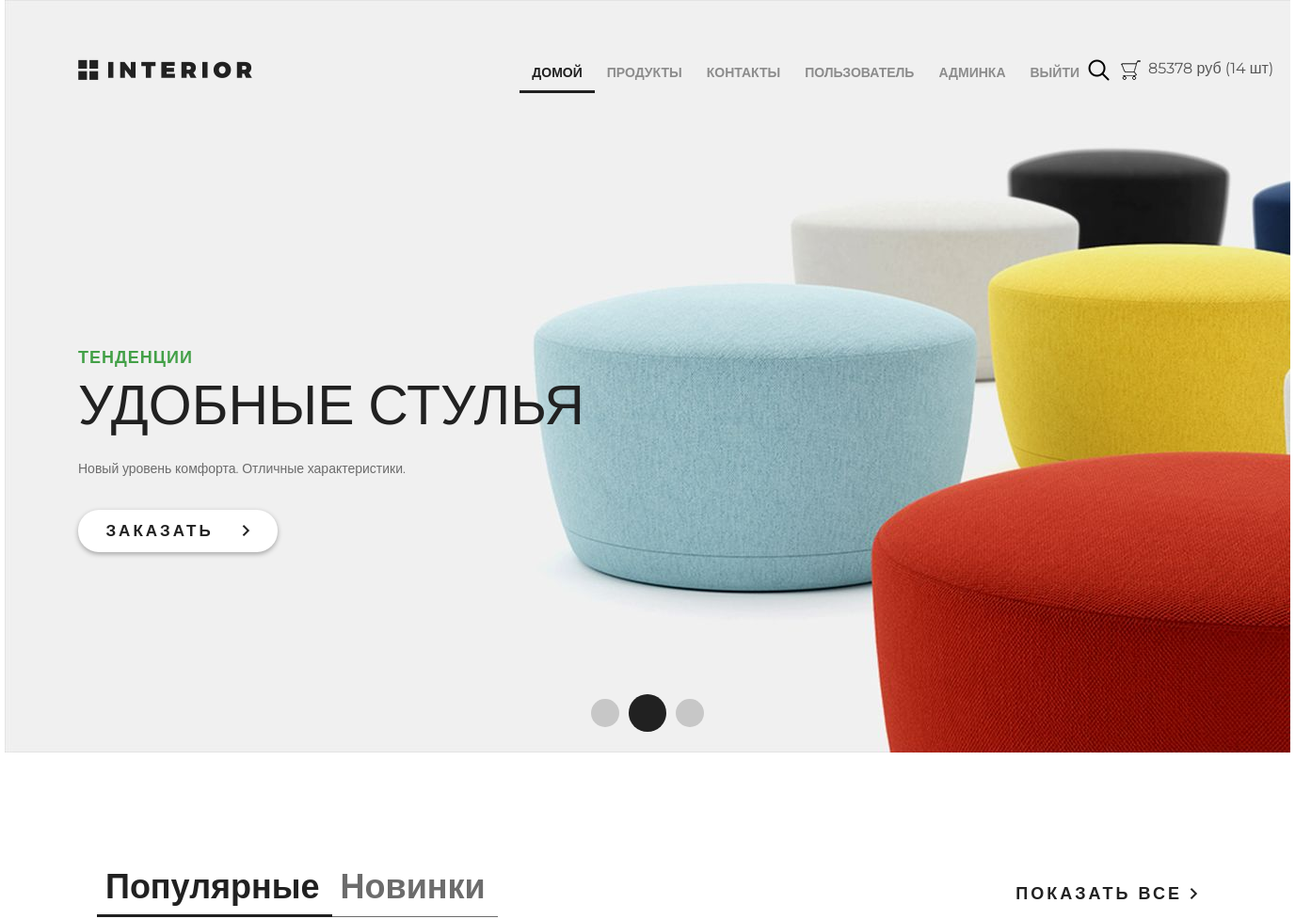
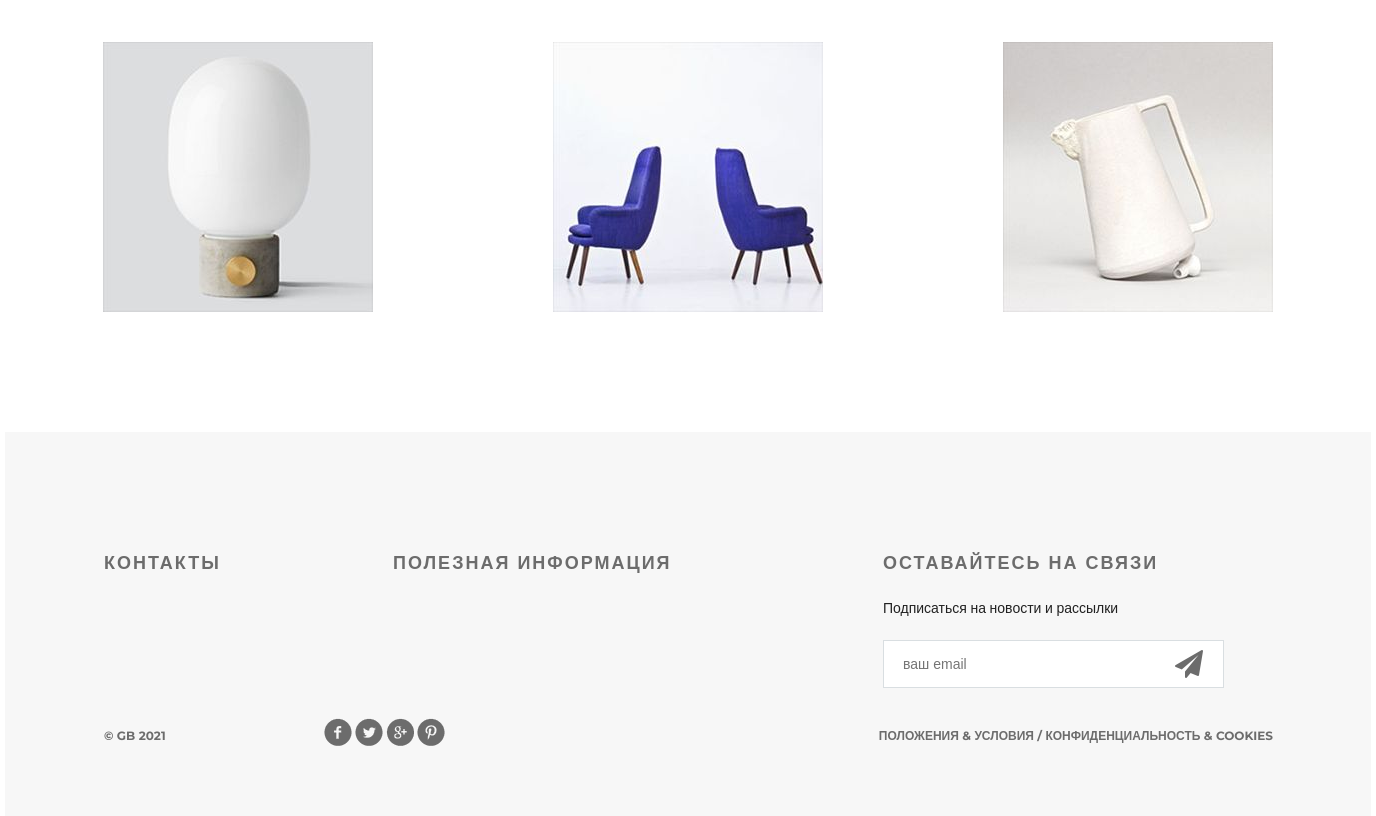
Page / (signed in) on the committed database (2 pictures, top to bottom).
### authapp/models.py (models this page shows, shortened)
class ShopUser(AbstractUser):
    avatar = models.ImageField(upload_to='users_avatars', blank=True)
    age = models.PositiveIntegerField(verbose_name='возраст')
    activation_key = models.CharField(max_length=128, blank=True)
    activation_key_created = models.DateTimeField(auto_now_add=True, blank=True, null=True)

### basketapp/models.py (models this page shows)
class Basket(models.Model):
    user = models.ForeignKey(settings.AUTH_USER_MODEL, on_delete=models.CASCADE)
    product = models.ForeignKey(Product, on_delete=models.CASCADE)
    quantity = models.PositiveIntegerField(verbose_name='количество', default=0)
    add_datetime = models.DateTimeField(verbose_name='время добавления', auto_now_add=True)
    def _get_product_cost(self):
        return self.product.price * self.quantity
    product_cost = property(_get_product_cost)
    def _get_total_quantity(self):
        _items = Basket.objects.filter(user=self.user)
        _totalquantity = sum(list(map(lambda x: x.quantity, _items)))
        return _totalquantity
    total_quantity = property(_get_total_quantity)
    def _get_total_cost(self):
        _items = Basket.objects.filter(user=self.user)
        _totalcost = sum(list(map(lambda x: x.product_cost, _items)))
        return _totalcost
    total_cost = property(_get_total_cost)

### mainapp/models.py (models this page shows, shortened)
class Product(models.Model):
    category = models.ForeignKey(ProductCategory, on_delete=models.CASCADE)
    name = models.CharField(verbose_name='имя продукта', max_length=128)
    image = models.ImageField(upload_to='products_images', blank=True)
    short_desc = models.CharField(verbose_name='краткое описание продукта', max_length=60, blank=True)
    description = models.TextField(verbose_name='описание продукта', blank=True)
    price = models.DecimalField(verbose_name='цена продукта', max_digits=8, decimal_places=2, default=0)
    quantity = models.PositiveIntegerField(verbose_name='количество на складе', default=0)
    is_active = models.BooleanField(verbose_name='категория активна', default=True)

### mainapp/views.py (the view)
# urls.py: re_path(r'^$', mainapp.main, name='main'),
def main(request):
    title = 'главная'
    products = Product.objects.filter(is_active=True, category__is_active=True)[:3]
    content = {
        'title': title,
        'products': products,
        'basket': get_basket(request.user),
    }
    return render(request, 'mainapp/index.html', content)

### mainapp/views.py (called while the page is built)
def get_basket(user):
    if user.is_authenticated:
        return Basket.objects.filter(user=user)
    else:
        return []

### mainapp/templates/mainapp/index.html (shortened to what this page needs)
{% extends 'mainapp/base.html' %}
{% load static %}
{% block menu %}
    <div class="slider">
        <div class="header clearfix">
                {% include 'mainapp/includes/inc_menu.html' %}
        </div>
        <div class="text-slider">
            <h3 class="green">тенденции</h3>
            <h3 class="big"> удобные стулья</h3>
            <p>Новый уровень комфорта. Отличные характеристики.</p>
            <a href="{% url 'products:index' %}" class="button-order">
                заказать
                <img src="{% static 'img/arrow.png' %}" alt="">
            </a>
        </div>
        <div class="navi">
            <a href="#"></a><a href="#"></a><a href="#"></a>
        </div>
    </div>
{% endblock %}
{% block content %}
    <div class="featured">
        <div class="featured-menu">
            <a class="active" href="#">Популярные</a><a href="#">Новинки</a>
        </div>
        <a class="explore" href="#">показать все <img src="{% static 'img/arrow.png' %}" alt=""></a>
        <div class="clearfix">
        </div>
        <div class="tab-content">
            {% for product in products %}
                <div class="block">
                    <a href="{% url 'products:product' product.pk %}">
                        <img src="/media/{{ product.image }}" alt="{{ product.short_desc }}">
                    </a>
                </div>
            {% endfor %}
        </div>
    </div>
    <div class="clr"></div>
{% endblock %}

### mainapp/templates/mainapp/includes/inc_menu.html
<a href="{% url 'main' %}" class="logo"></a>
<ul class="menu">
    <li>
        <a href="{% url 'main' %}" class="{% if request.resolver_match.url_name == 'main' %}active{% endif %}">
            домой
        </a>
    </li>
    <li>
        <a href="{% url 'products:index' %}" class="{% if request.resolver_match.namespace == 'products' %}active{% endif %}">
            продукты
        </a>
    </li>
    <li>
        <a href="{% url 'contact' %}" class="{% if request.resolver_match.url_name == 'contact' %}active{% endif %}">
            контакты
        </a>
    </li>
    {% if user.is_authenticated %}
        <li>
            <a href="{% url 'auth:edit' %}">
                {{ user.first_name|default:'Пользователь' }}
            </a>
        </li>
    {% endif %}
    {% if user.is_superuser %}
        <li>
            <a href="{% url 'admin:users' %}">админка</a>
        </li>
    {% endif %}
    <li>
        {% if user.is_authenticated %}
            <a href="{% url 'auth:logout' %}">выйти</a>
        {% else %}
            <a href="{% url 'auth:login' %}">войти</a>
        {% endif %}
    </li>
</ul>
<a href="#" class="search"></a>
<a href="{% url 'basket:view' %}" class="basket">
    <span>
        {% if basket %}
            {{ basket.0.total_cost|floatformat:0 }} руб ({{ basket.0.total_quantity }} шт)
        {% endif %}
    </span>
</a>

### static/css/style.css (style rules this page uses)
* { margin: 0; padding: 0; }
body { font-family: 'Montserrat', sans-serif; }
html, body { height: 100%; }
.clr { height: 384px; }
.slider { height: 800px; background-image: url(/static/img/slider.jpg); padding-left: 78px; padding-right: 211px; position: relative; }
.logo { background-image: url(/static/img/logo.png); margin-top: 63px; width: 185px; height: 22px; float: left; }
.menu { list-style-type: none; margin-top: 67px; float: right; }
.menu li { float: left; }
.menu a { color: #8c8c8c; font-size: 14px; font-weight: 700; text-align: right; text-transform: uppercase; text-decoration: none; padding: 10px 13px; }
.menu .active { color: #212121; font-weight: 700; border-bottom: 3px solid #212121; }
.search { display: block; width: 23px; height: 23px; background-image: url(/static/img/search.png); position: absolute; top: 63px; left: 1151px; }
.basket { display: block; width: 23px; height: 23px; background-image: url(/static/img/basket.png); position: absolute; top: 63px; left: 1185px; text-decoration: none; color: #555; }
.basket span { display: block; margin-left: 30px; width: 150px; }
.clearfix:after { content: ""; display: block; clear: both; }
.text-slider { margin-top: 288px; position: absolute; }
.text-slider p { color: #6c6c6c; font-size: 14px; text-align: left; width: 458px; line-height: 24px; }
.button-order { background-color: #ffffff; box-shadow: 0px 2px 4.85px 0.15px rgba(33, 33, 33, 0.35); width: 212px; height: 45px; display: block; text-transform: uppercase; text-align: center; border-radius: 22px; text-decoration: none; color: #212121; font-size: 17px; font-weight: 700; line-height: 45px; margin-top: 32px; letter-spacing: 3px; }
.button-order img { padding-left: 22px; }
.green { text-transform: uppercase; color: #43a047; font-size: 18px; font-weight: 700; text-align: left; margin-bottom: 22px; line-height: 13px; letter-spacing: 1px; }
.big { color: #212121; font-size: 59px; line-height: 43px; text-transform: uppercase; font-weight: 100; margin-bottom: 34px; }
.navi { position: absolute; bottom: 22px; right: 618px; display: flex; width: 130px; height: 40px; justify-content: space-between; align-items: center; }
.navi a { display: block; width: 30px; height: 30px; border-radius: 50%; background-color: rgba(33, 33, 33, 0.2); float: left; margin: 0px 5px; }
.navi a:nth-child(2) { display: block; width: 40px; height: 40px; border-radius: 50%; background-color: #212121; float: left; margin: 0px; }
.featured { padding-left: 98px; padding-right: 98px; }
.featured-menu { margin-top: 120px; width: 300px; height: 49px; float: left; }
.featured-menu a { color: #6c6c6c; font-size: 36px; font-weight: 700; text-align: left; text-decoration: none; border-bottom: 1px solid #6c6c6c; padding-bottom: 10px; padding-right: 13px; padding-left: 9px; }
.featured-menu .active { font-size: 36px; font-weight: 700; text-align: left; color: #212121; border-bottom: 3px solid #212121; padding-bottom: 8px; }
.explore { text-transform: uppercase; color: #212121; font-size: 18px; font-weight: 700; line-height: 24px; text-align: center; float: right; margin-top: 138px; letter-spacing: 3px; text-decoration: none; }
.tab-content { margin-top: 50px; display: flex; justify-content: space-between; margin-bottom: 120px; }
.tab-content .block { height: 270px; width: 270px; position: relative; }

### rows in the picture
ShopUser: first_name "ПОЛЬЗОВАТЕЛЬ"
Basket: user+product+quantity "85378", user+quantity "14"
Product: image (picture)
Product: image (picture)
Product: image (picture)
